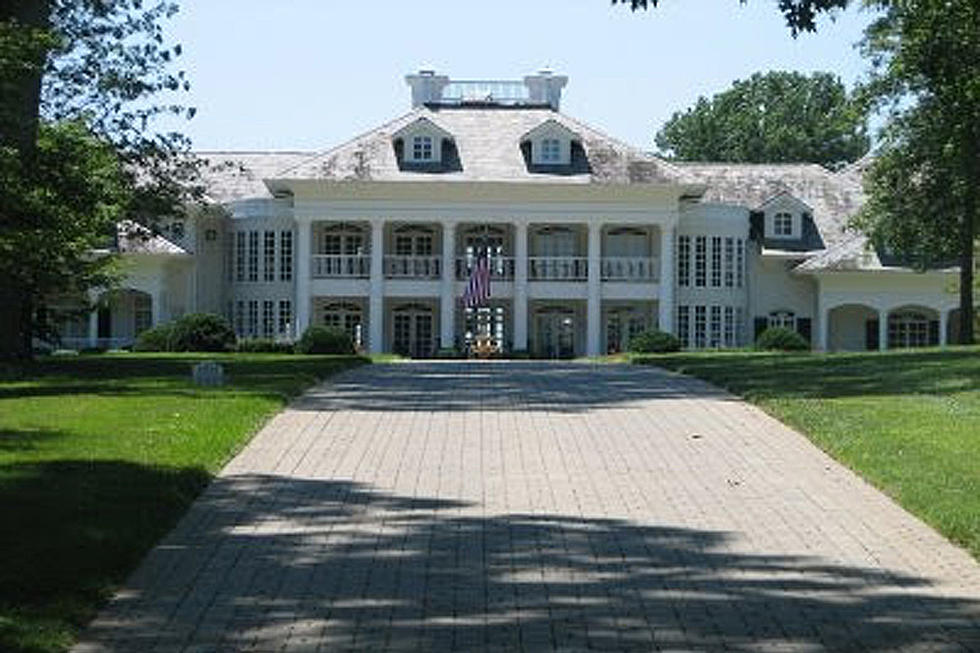
#> input picture image processing/histograms/plotting_home.png, 980 x 653 px
$ python plotting_opencv.py
#> lines starting #> are read from the running program, lines starting #| are printed output that depends on the picture
import cv2
import numpy as np
import matplotlib.pyplot as plt

img = cv2.imread('plotting_home.png',0)
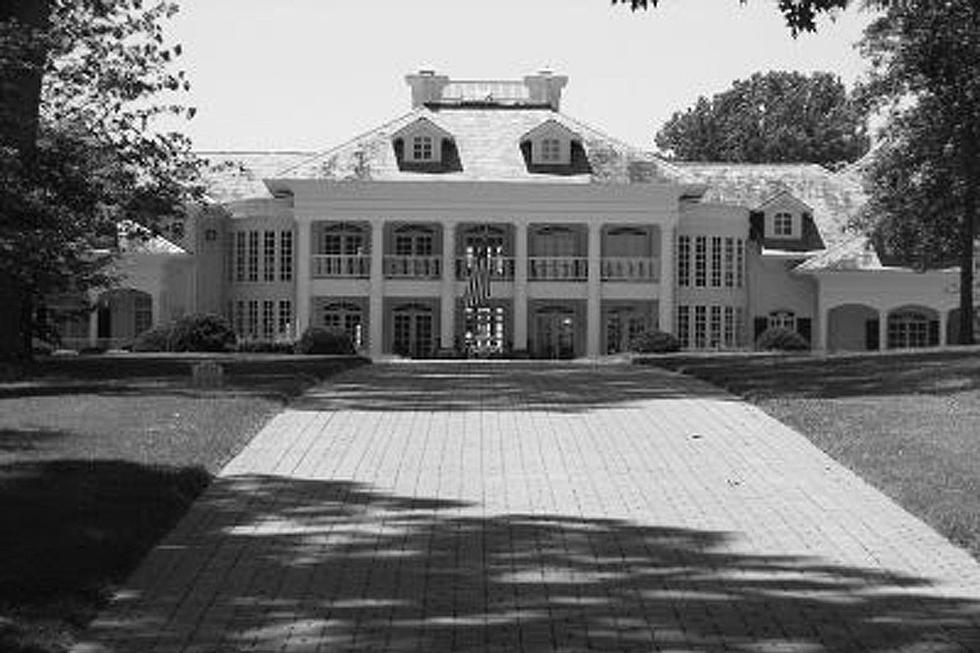
#> img: shape (653, 980); min 0, max 255, mean 116.3

# create a mask
mask = np.zeros(img.shape[:2], np.uint8)
mask[100:300, 100:400] = 255
masked_img = cv2.bitwise_and(img,img,mask = mask)
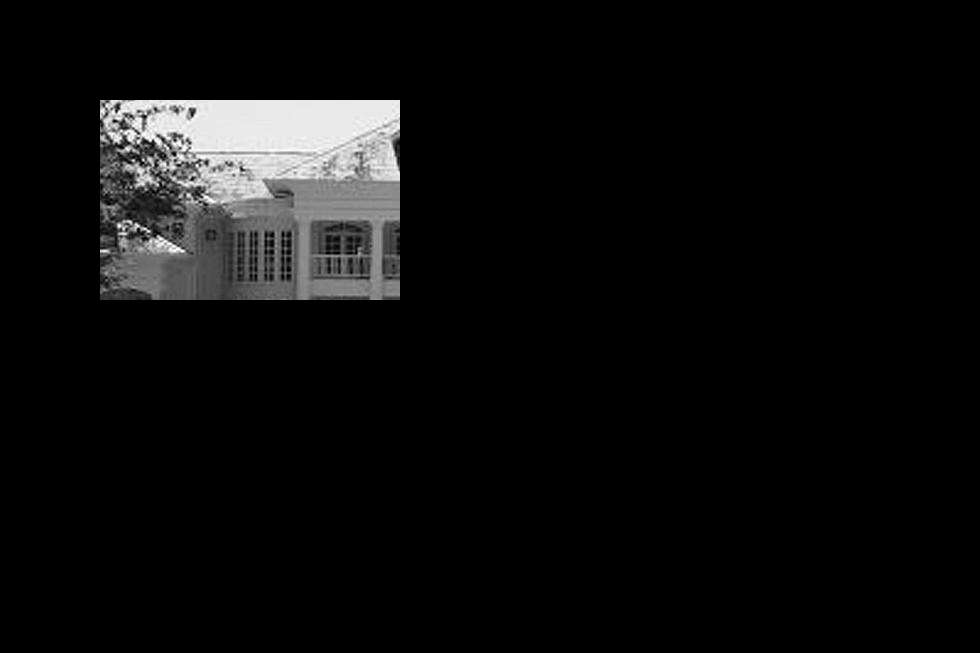
#> masked_img: shape (653, 980); min 0, max 255, mean 12.8

# Calculate histogram with mask and without mask
hist_full = cv2.calcHist([img],[0],None,[256],[0,256])
#> hist_full = 256 values, max 28360 at index 231, min 53 at index 254, mean 2499.8
hist_mask = cv2.calcHist([img],[0],mask,[256],[0,256])
#> hist_mask = 256 values, max 2993 at index 233, min 12 at index 1, mean 234.4
plt.subplot(221), plt.imshow(img, 'gray')
plt.subplot(222), plt.imshow(mask,'gray')
plt.subplot(223), plt.imshow(masked_img, 'gray')
plt.subplot(224), plt.plot(hist_full), plt.plot(hist_mask)
plt.xlim([0,256])
plt.show()
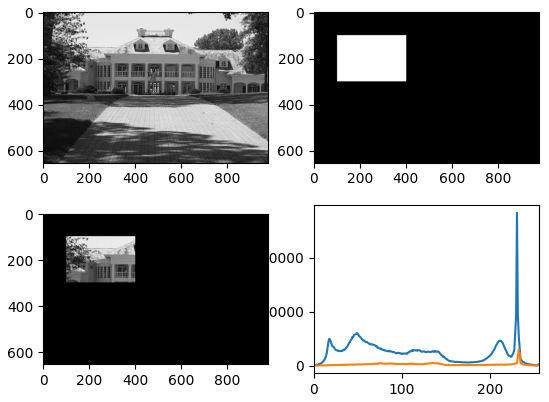
#> figure drawn by matplotlib, 4 panels; panel 4: curve peaks at x = 231, y = 28360; panel 4: curve peaks at x = 233, y = 2993
